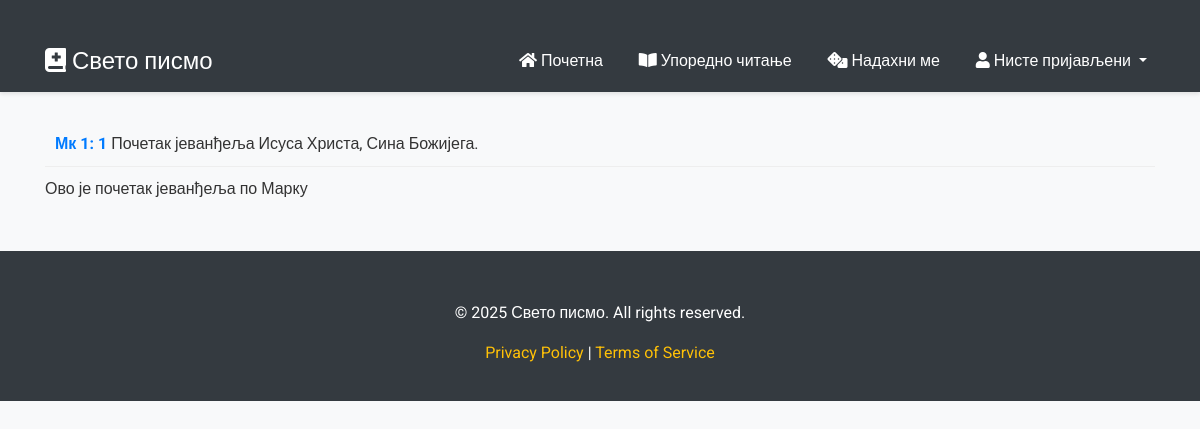
The page /comment/1/ on the database its author committed.
### web_page/models.py (models this page shows, shortened)
class Comment(models.Model):
    author = models.ForeignKey(settings.AUTH_USER_MODEL, on_delete=models.CASCADE, related_name='comments_authored')
    book = models.ForeignKey('verse_fetcher.Books', on_delete=models.CASCADE, related_name='book_comments')
    verse = models.ForeignKey('verse_fetcher.Verses', on_delete=models.CASCADE, related_name='verse_comments')
    creation_date = models.DateTimeField(default=timezone.now, editable=False)
    comment = models.TextField(validators=[MinLengthValidator(10)])
    class Meta:
        verbose_name = 'Comment'
        verbose_name_plural = 'Comments'
        unique_together = ('author', 'verse')
        indexes = [
            models.Index(fields=['author']),
            models.Index(fields=['book']),
            models.Index(fields=['verse']),
        ]

### verse_fetcher/models.py (models this page shows, shortened)
class Verses(models.Model):
    id = models.AutoField(primary_key=True)  # Explicit primary key
    book = models.ForeignKey(Books, on_delete=models.CASCADE)  # Fix on_delete behavior
    chapter = models.IntegerField()
    verse_number = models.IntegerField()
    verse = models.TextField(blank=True, null=True)
    class Meta:
        managed = False  # Keep this if you don't want Django to manage the table
        db_table = 'verses'
        ordering = ['chapter', 'verse_number']

class Books(models.Model):
    id = models.AutoField(primary_key=True)  # Explicit primary key
    acronym = models.TextField()
    title = models.TextField()
    class Meta:
        managed = False  # Keep this if you don't want Django to manage the table
        db_table = 'books'

### web_page/views.py (the view)
# urls.py: path('comment/<comment_id>/', views.view_comment, name="view_comment"),
def view_comment(request, comment_id):
    comment = Comment.objects.get(id=comment_id)
    return render(request, "web_page/comment.html",{
        "comment": comment
    })

### web_page/templates/web_page/comment.html (shortened to what this page needs)
{% extends "web_page/layout.html" %}
{% load static %}
{% block body %}
<div class="verse">
    <strong>{{ comment.verse.book.acronym }} {{ comment.verse.chapter }}: {{ comment.verse.verse_number }}</strong> {{ comment.verse.verse }}
</div>
<div class="comment">
    {{ comment.comment }}
</div>
{% endblock %}

### web_page/static/web_page/css/styles.css (style rules this page uses)
body { font-family: 'Roboto', sans-serif; background-color: #f8f9fa; color: #333; }
.verse { margin-bottom: 10px; padding: 10px; border-bottom: 1px solid #eee; }
.verse strong { color: #007bff; }

### rows shown on the page
Comment: verse.book.acronym "Мк", verse.chapter "1", verse.verse_number "1", verse.verse "Почетак јеванђеља Исуса Христа, Сина Божијега.", comment "Ово је почетак јеванђеља по Марку"
